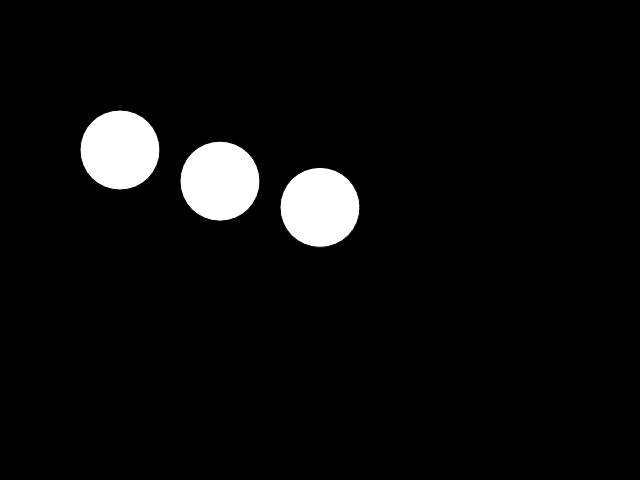
Frame 1 (no input)
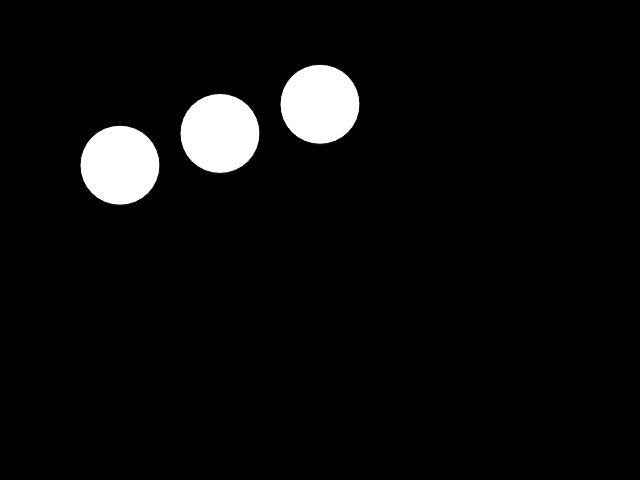
Frame 60 (no input)
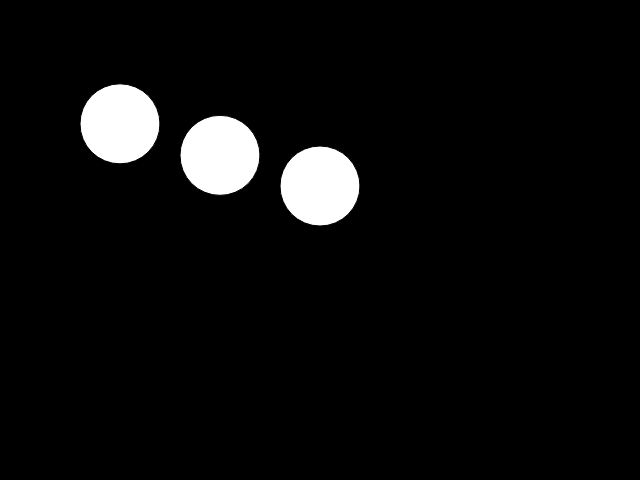
Frame 120 (the mouse pressed at the canvas centre since frame 60)

The p5.js sketch that drew these frames (run headless with seeded random() and noise() and a simulated clock; from frame 60 on, the mouse is pressed at the canvas centre):

// p5.js sketch
// ── sketch.js
let angle = 0.0;
let offset = 150;
let scalar = 80;
let speed = 0.05;

function setup() {
  createCanvas(640, 480);
}

function draw() {
  background(0);
  let y1 = offset + sin(angle) * scalar;
  let y2 = offset + sin(angle + 0.4) * scalar;
  let y3 = offset + sin(angle + 0.8) * scalar;
  ellipse(120, y1, 80, 80);   // x 는 고정. y 만 wave
  ellipse(220, y2, 80, 80);
  ellipse(320, y3, 80, 80);
  angle += speed;
}
